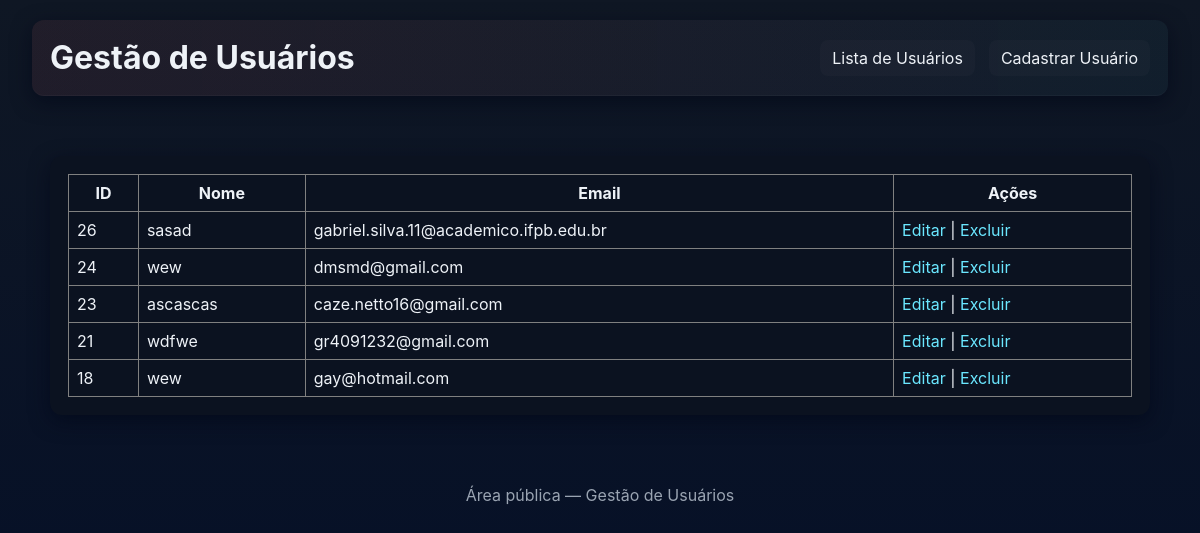
The page /public/index.php on the database its author committed.
### tables this page shows
CREATE TABLE `usuarios` (
  `id` int(11) NOT NULL,
  `nome` varchar(150) NOT NULL,
  `email` varchar(200) NOT NULL,
  `senha` varchar(255) NOT NULL,
  `nivel` varchar(50) NOT NULL DEFAULT 'admin',
  `criado_em` timestamp NOT NULL DEFAULT current_timestamp()
);

### public/list.php (the view)
<?php
$res = mysqli_query($conexao, "SELECT * FROM usuarios ORDER BY id DESC");
if (mysqli_num_rows($res) > 0) {
    echo "<table border='1' cellpadding='8' style='border-collapse:collapse; width:100%;'>";
    echo "<tr><th>ID</th><th>Nome</th><th>Email</th><th>Ações</th></tr>";
    while ($row = mysqli_fetch_assoc($res)) {
        echo "<tr>";
        echo "<td>{$row['id']}</td>";
        echo "<td>{$row['nome']}</td>";
        echo "<td>{$row['email']}</td>";
        echo "<td><a href='editar.php?id={$row['id']}'>Editar</a> | <a href='excluir.php?id={$row['id']}' onclick=\"return confirm('Excluir este usuário?')\">Excluir</a></td>";
        echo "</tr>";
    }
    echo "</table>";
} else {
    echo "<p>Nenhum usuário cadastrado.</p>";
}
?>

### assets/style.css (style rules this page uses)
:root { --bg: #0f1724; --card: #0b1220; --accent: #ff6b6b; --accent-2: #6be7ff; --muted: #9aa4b2; --text: #eef2f7; }
body { font-family: Inter, Arial, sans-serif; background: linear-gradient(180deg, var(--bg) 0%, #071127 100%); color: var(--text); margin:0; padding:0; }
a { color:var(--accent-2);text-decoration:none }
table { width:100%;color:var(--text); }

### rows shown on the page
usuarios: id "26", nome "sasad", email "gabriel.silva.11@academico.ifpb.edu.br"
usuarios: id "24", nome "wew", email "dmsmd@gmail.com"
usuarios: id "23", nome "ascascas", email "caze.netto16@gmail.com"
usuarios: id "21", nome "wdfwe", email "gr4091232@gmail.com"
usuarios: id "18", nome "wew", email "gay@hotmail.com"
